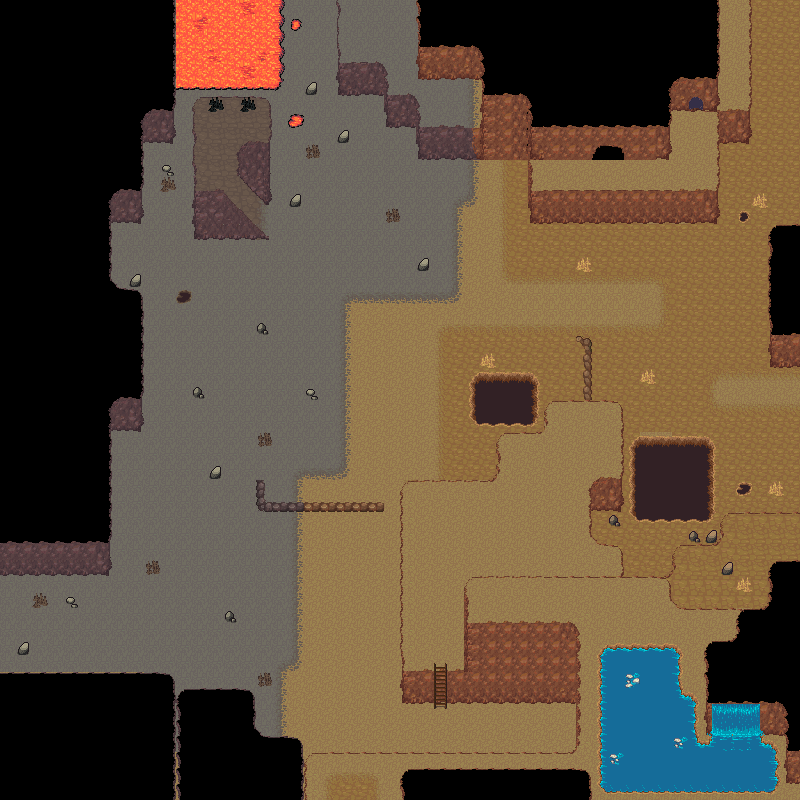

A level layout from a 2D game, rendered from its tile map. Below: a short description, then the map file with tile-grid data replaced by summaries:
An orthogonal 50x50 tile map with 16x16 px tiles, 5 tile layers (collision, underground, ground, decor, ...), 3 tilesets and 2 objects (cave_to_town, enc_cave_main).

<map version="1.10" tiledversion="1.11.2" orientation="orthogonal" renderorder="right-down" width="50" height="50" tilewidth="16" tileheight="16" infinite="0" nextlayerid="8" nextobjectid="3">
 <tileset firstgid="1" source="cave.tsx" />
 <tileset firstgid="1740" source="water.tsx" />
 <tileset firstgid="2655" source="basic_terrain.tsx" />
 <layer id="1" name="collision" width="50" height="50">
  <data>[2500 cells, 463 non-empty, 1 distinct tile ids]</data>
 </layer>
 <layer id="2" name="underground" width="50" height="50">
  <data>[2500 cells, 2500 non-empty, 25 distinct tile ids]</data>
 </layer>
 <layer id="3" name="ground" width="50" height="50">
  <data>[2500 cells, 1596 non-empty, 152 distinct tile ids]</data>
 </layer>
 <layer id="4" name="decor" width="50" height="50">
  <data>[2500 cells, 323 non-empty, 73 distinct tile ids]</data>
 </layer>
 <layer id="5" name="water" width="50" height="50">
  <data>[2500 cells, 139 non-empty, 34 distinct tile ids]</data>
 </layer>
 <objectgroup id="6" name="portals">
  <object id="1" name="cave_to_town" x="329.333" y="790" width="46" height="15.3333">
   <properties>
    <property name="targetMap" type="int" value="0" />
    <property name="targetX" type="int" value="26" />
    <property name="targetY" type="int" value="2" />
    <property name="type" value="portal" />
   </properties>
  </object>
 </objectgroup>
 <objectgroup id="7" name="encounters">
  <object id="2" name="enc_cave_main" x="109.333" y="4" width="610.667" height="574">
   <properties>
    <property name="areaType" value="dungeon" />
    <property name="enemies" value="Goblin,Skeleton" />
    <property name="maxGroup" type="int" value="2" />
    <property name="minGroup" type="int" value="1" />
    <property name="rate" type="float" value="0.01" />
    <property name="weights" value="40,60" />
   </properties>
  </object>
 </objectgroup>
</map>
